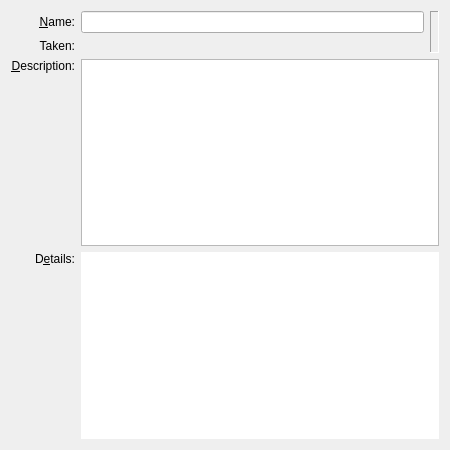
<ui version="4.0">
 <comment>
 VBox frontends: Qt GUI ("VirtualBox"):

 Copyright (C) 2008-2016 Oracle Corporation

 This file is part of VirtualBox Open Source Edition (OSE), as
 available from http://www.virtualbox.org. This file is free software;
 you can redistribute it and/or modify it under the terms of the GNU
 General Public License (GPL) as published by the Free Software
 Foundation, in version 2 as it comes in the "COPYING" file of the
 VirtualBox OSE distribution. VirtualBox OSE is distributed in the
 hope that it will be useful, but WITHOUT ANY WARRANTY of any kind.
 </comment>
 <class>VBoxSnapshotDetailsDlg</class>
 <widget class="QWidget" name="VBoxSnapshotDetailsDlg">
  <property name="geometry">
   <rect>
    <x>0</x>
    <y>0</y>
    <width>450</width>
    <height>450</height>
   </rect>
  </property>
  <property name="windowIcon">
   <iconset resource="../VirtualBox1.qrc">:/snapshot_show_details_16px.png</iconset>
  </property>
  <layout class="QGridLayout">
   <item row="0" column="0">
    <widget class="QLabel" name="mLbName">
     <property name="text">
      <string>&amp;Name:</string>
     </property>
     <property name="buddy">
      <cstring>mLeName</cstring>
     </property>
     <property name="alignment" >
      <set>Qt::AlignRight|Qt::AlignTrailing|Qt::AlignVCenter</set>
     </property>
    </widget>
   </item>
   <item row="0" column="1">
    <widget class="QLineEdit" name="mLeName">
     <property name="sizePolicy">
      <sizepolicy hsizetype="Expanding" vsizetype="Fixed">
       <horstretch>1</horstretch>
       <verstretch>0</verstretch>
      </sizepolicy>
     </property>
    </widget>
   </item>
   <item row="0" rowspan="2" column="2">
    <widget class="QLabel" name="mLbThumbnail">
     <property name="sizePolicy">
      <sizepolicy hsizetype="Fixed" vsizetype="Expanding">
       <horstretch>0</horstretch>
       <verstretch>0</verstretch>
      </sizepolicy>
     </property>
     <property name="frameShape">
      <enum>QFrame::Panel</enum>
     </property>
     <property name="frameShadow">
      <enum>QFrame::Sunken</enum>
     </property>
    </widget>
   </item>
   <item row="1" column="0">
    <widget class="QLabel" name="mLbTaken">
     <property name="text">
      <string>Taken:</string>
     </property>
     <property name="alignment" >
      <set>Qt::AlignRight|Qt::AlignTrailing|Qt::AlignVCenter</set>
     </property>
    </widget>
   </item>
   <item row="1" column="1">
    <widget class="QLabel" name="mTxTaken">
     <property name="sizePolicy">
      <sizepolicy hsizetype="Expanding" vsizetype="Fixed">
       <horstretch>1</horstretch>
       <verstretch>0</verstretch>
      </sizepolicy>
     </property>
    </widget>
   </item>
   <item row="2" column="0">
    <widget class="QLabel" name="mLbDescription">
     <property name="text">
      <string>&amp;Description:</string>
     </property>
     <property name="buddy">
      <cstring>mTeDescription</cstring>
     </property>
     <property name="alignment" >
      <set>Qt::AlignRight|Qt::AlignTrailing|Qt::AlignTop</set>
     </property>
    </widget>
   </item>
   <item row="2" column="1" colspan="2">
    <widget class="QTextEdit" name="mTeDescription">
     <property name="sizePolicy">
      <sizepolicy hsizetype="Expanding" vsizetype="Expanding">
       <horstretch>1</horstretch>
       <verstretch>1</verstretch>
      </sizepolicy>
     </property>
     <property name="tabChangesFocus">
      <bool>true</bool>
     </property>
     <property name="acceptRichText">
      <bool>false</bool>
     </property>
    </widget>
   </item>
   <item row="3" column="0">
    <widget class="QLabel" name="mLbDetails">
     <property name="text">
      <string>D&amp;etails:</string>
     </property>
     <property name="buddy">
      <cstring>mTeDetails</cstring>
     </property>
     <property name="alignment" >
      <set>Qt::AlignRight|Qt::AlignTrailing|Qt::AlignTop</set>
     </property>
    </widget>
   </item>
   <item row="3" column="1" colspan="2">
    <widget class="QTextEdit" name="mTeDetails">
     <property name="sizePolicy">
      <sizepolicy hsizetype="Expanding" vsizetype="Expanding">
       <horstretch>1</horstretch>
       <verstretch>1</verstretch>
      </sizepolicy>
     </property>
     <property name="frameShape">
      <enum>QFrame::NoFrame</enum>
     </property>
     <property name="frameShadow">
      <enum>QFrame::Plain</enum>
     </property>
     <property name="readOnly">
      <bool>true</bool>
     </property>
    </widget>
   </item>
  </layout>
 </widget>
 <resources>
  <include location="../VirtualBox1.qrc"/>
 </resources>
</ui>
